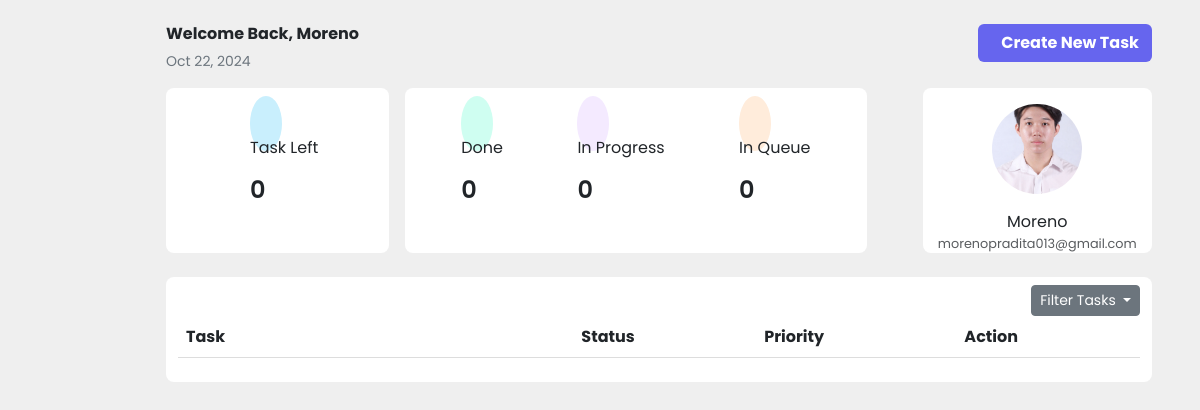
/dashboard.php (signed in), run on the app's committed database.
### tables this page shows
CREATE TABLE `users` (
  `user_id` int NOT NULL,
  `username` varchar(100) NOT NULL,
  `email` varchar(255) NOT NULL,
  `password` varchar(255) NOT NULL,
  `image` varchar(100) DEFAULT NULL,
  `bio` varchar(225) DEFAULT NULL
);

### load-foto.php (called while the page is built, shortened)
<?php
  $userId = $_SESSION['user_id'];
  $sql = "SELECT image, username, email FROM users WHERE user_id = ?";
  $stmt = $conn->prepare($sql);
  $stmt->bind_param("i", $userId);
  $stmt->execute();
  $stmt->store_result();
  $stmt->bind_result($image, $username, $email);
  $image = !empty($image) ? $image : 'uploads/default.jpg';
?>

### con-task.php (called while the page is built, shortened)
<?php
require "mydb.php";
if (isset($_SESSION['user_id'])) {
    $user_id = $_SESSION['user_id'];
    $queries = [
        'total_left' => "SELECT COUNT(*) AS total_left FROM tasks WHERE user_id = ? AND status != ?",
        'total_done' => "SELECT COUNT(*) AS total_done FROM tasks WHERE user_id = ? AND status = ?",
        'total_in_progress' => "SELECT COUNT(*) AS total_in_progress FROM tasks WHERE user_id = ? AND status = ?",
        'total_in_queue' => "SELECT COUNT(*) AS total_in_queue FROM tasks WHERE user_id = ? AND status = ?"
    ];
    $done_status = 'Done';
    $in_progress_status = 'In Progress';
    $in_queue_status = 'In Queue';
    $not_done_status = 'Done';
    $totalLeftStmt = $conn->prepare($queries['total_left']);
    $totalLeftStmt->bind_param("is", $user_id, $not_done_status);
    $totalLeftStmt->execute();
    $totalLeftResult = $totalLeftStmt->get_result();
    $totalLeft = $totalLeftResult->fetch_assoc()['total_left'];
    $totalDoneStmt = $conn->prepare($queries['total_done']);
    $totalDoneStmt->bind_param("is", $user_id, $done_status);
    $totalDoneStmt->execute();
    $totalDoneResult = $totalDoneStmt->get_result();
    $totalDone = $totalDoneResult->fetch_assoc()['total_done'];
    $totalInProgressStmt = $conn->prepare($queries['total_in_progress']);
    $totalInProgressStmt->bind_param("is", $user_id, $in_progress_status);
    $totalInProgressStmt->execute();
    $totalInProgressResult = $totalInProgressStmt->get_result();
    $totalInProgress = $totalInProgressResult->fetch_assoc()['total_in_progress'];
    $totalInQueueStmt = $conn->prepare($queries['total_in_queue']);
    $totalInQueueStmt->bind_param("is", $user_id, $in_queue_status);
    $totalInQueueStmt->execute();
    $totalInQueueResult = $totalInQueueStmt->get_result();
    $totalInQueue = $totalInQueueResult->fetch_assoc()['total_in_queue'];
}
?>

### dashBoard.php (the view, shortened to what this page needs)
<?php
if (isset($_SESSION['user_id'])) {
    require "mydb.php";
    require "load-foto.php";
}
?>
<html lang="en">
<head>
    <link href="https://cdn.lineicons.com/4.0/lineicons.css" rel="stylesheet" />
    <link href="https://cdn.jsdelivr.net/npm/bootstrap@5.3.0-alpha3/dist/css/bootstrap.min.css" rel="stylesheet"
>
    <link rel="stylesheet" href="style.css">
    <link rel="stylesheet" href="https://cdn.datatables.net/2.1.8/css/dataTables.bootstrap5.css">
    <link href="https://cdn.jsdelivr.net/npm/bootstrap@5.3.0-alpha1/dist/css/bootstrap.min.css" rel="stylesheet">
</head>
<body>
    <div class="wrapper">
        <?php require_once 'sidebar.php';?>
        <div class="main my-4 mx-5">
            <div id="Header" class="d-flex justify-content-between">
                <div>
                <h6><b>Welcome Back, <?php echo isset($username) ? htmlspecialchars($username) : 'Guest'; ?></b></h6>
                    <p class="text-secondary">
                        <small><?php echo date('M d, Y'); ?></small>
                    </p>
                </div>
                <div class="h-50">
                    <?php if (isset($username)): ?>
                        <button type="button" class="btn text-white ms-4" data-bs-toggle="modal" data-bs-target="#createModal" style="background: #6665ee;">
                            <b>&nbsp;<i class="lni lni-plus py-1"></i>&nbsp;&nbsp;Create New Task</b>
                        </button>
                    <?php else: ?>
                        <button type="button" class="btn text-white ms-4" data-bs-toggle="modal" data-bs-target="#loginWarningModal" style="background: #6665ee;">
                            <b>&nbsp;<i class="lni lni-plus py-1"></i>&nbsp;&nbsp;Create New Task</b>
                        </button>
                    <?php endif; ?>
                </div>
            </div>
            <?php require "con-task.php"?>
            <div id="Progress" class="d-flex">
                <div class="bg-white p-4 rounded-3">
                    <div class="container mx-5">
                        <i id="LogoTask" class="lni lni-pencil-alt rounded-circle p-3 mb-2"></i>
                        <p>Task Left</p>
                        <h1><?php echo $totalLeft; ?></h1>
                    </div>
                </div>
                <div class="bg-white px-3 ms-3 me-2 w-50 rounded-3">
                    <div class="d-flex justify-content-between p-4 mx-3">
                        <div>
                            <i id="Done" class="lni lni-checkmark rounded-circle p-3 mb-2"></i>
                            <p class="text-center">Done</p>
                            <h1><?php echo $totalDone; ?></h1>
                        </div>
                        <div>
                            <i id="In" class="lni lni-hourglass rounded-circle p-3 mb-2"></i>
                            <p class="text-center">In Progress</p>
                            <h1><?php echo $totalInProgress; ?></h1>
                        </div>
                        <div>
                            <i id="Queue" class="lni lni-layers rounded-circle p-3 mb-2"></i>
                            <p class="text-center">In Queue</p>
                            <h1><?php echo $totalInQueue; ?></h1>
                        </div>
                    </div>
                </div>
                <div class="ms-5 bg-white w-25 rounded-3 text-center">
                    <img src="<?php echo isset($image) ? htmlspecialchars($image): 'uploads/default.jpg'; ?>" alt="Foto Profile" class="mt-3 img-fluid rounded-circle mb-3" style="width: 90px; height: 90px; object-fit: cover;">
                    <div>
                        <p class="mb-0"><?php echo isset($username) ? htmlspecialchars($username) : 'Guest'; ?></p>
                        <p class="mb-0 text-muted" style="font-size: .8rem;"><?php echo isset($username) ? htmlspecialchars($email) : 'No email registered'; ?></p>
                    </div>
                </div>
            </div>
            <div class="container mt-4 bg-white py-2 rounded-3">
                <div id="scrollableDiv" style="max-height: 370px; overflow-y: auto; overflow-x: hidden;">
                    <div class="d-flex justify-content-end">
                        <div class="dropdown">
                            <button class="btn btn-sm btn-secondary dropdown-toggle" type="button" id="taskFilter" data-bs-toggle="dropdown" aria-expanded="false">
                                Filter Tasks
                            </button>
                        </div>
                    </div>
                    <table id="TaskTable" class="table" style="width:100%">
                        <thead>
                            <tr id="table-head">
                                <th style="min-width: 150px;">Task</th>
                                <th>Status</th>
                                <th>Priority</th>
                                <th>Action</th>
                            </tr>
                        </thead>
                    </table>
                </div>
            </div>
        </div>
    </div>
</body>
</html>

### style.css (style rules this page uses)
h1 { font-weight: 600; font-size: 1.5rem; }
body { font-family: 'Poppins', sans-serif; background-color: #efefef; }
.wrapper { display: flex; }
.main { min-height: 100vh; width: 100%; overflow: hidden; transition: all 0.35s ease-in-out; }
#Done { background-color: #cffef1; color: #1de5a6; }
#In { background-color: #f4eaff; color: #bd84fb; }
#Queue { background-color: #ffecdb; color:#feac6b; }
#LogoTask { background-color: #c9effd; color: #2ac0f7; }
#TaskTable { border-collapse: collapse; border: none; }
#table-head { border-bottom: 1px solid #ddd; }
#TaskTable th, #TaskTable td { border: none; }
thead th { border-bottom: 2px solid #ddd; }

### data on the page
users: username "Moreno", image (picture), email "morenopradita013@gmail.com"

### other printed values
$totalLeft "0"
$totalDone "0"
$totalInProgress "0"
$totalInQueue "0"
